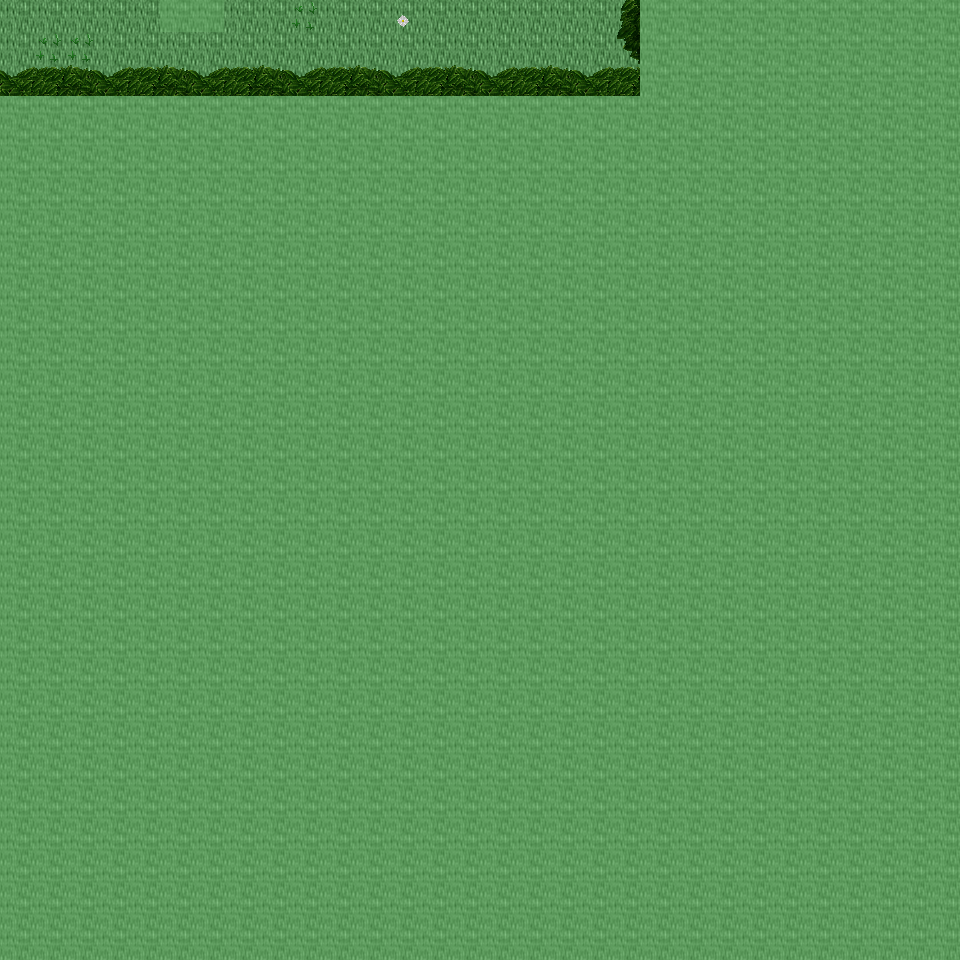

A 2D game scene composited from a Tiled map and its tileset images. What follows is a short description and the map's XML, with each tile layer's data collapsed to a summary:
An orthogonal 30x30 tile map with 32x32 px tiles, 6 tile layers (Ground, Object, Object2, Above, ...), 18 tilesets and 3 objects (3x mapchange).

<map version="1.0" orientation="orthogonal" renderorder="right-down" width="30" height="30" tilewidth="32" tileheight="32" nextobjectid="4">
  <tileset firstgid="1" name="tileset_ground_ground" tilewidth="32" tileheight="32" tilecount="33" columns="3">
    <image source="../drawable/tileset_ground_ground.png" width="96" height="352" />
  </tileset>
  <tileset firstgid="34" name="tileset_ground_grass_edges" tilewidth="32" tileheight="32" tilecount="36" columns="12">
    <image source="../drawable/tileset_ground_grass_edges.png" width="384" height="96" />
  </tileset>
  <tileset firstgid="70" name="tileset_ground_ridge_earth_pale" tilewidth="32" tileheight="32" tilecount="96" columns="12">
    <image source="../drawable/tileset_ground_ridge_earth_pale.png" width="384" height="256" />
  </tileset>
  <tileset firstgid="166" name="tileset_plant_flower_daisy_white" tilewidth="32" tileheight="32" tilecount="8" columns="2">
    <image source="../drawable/tileset_plant_flower_daisy_white.png" width="64" height="128" />
  </tileset>
  <tileset firstgid="174" name="tileset_plant_grasses" tilewidth="32" tileheight="32" tilecount="6" columns="3">
    <image source="../drawable/tileset_plant_grasses.png" width="96" height="64" />
  </tileset>
  <tileset firstgid="180" name="tileset_plant_flower_daisy_yellow" tilewidth="32" tileheight="32" tilecount="8" columns="2">
    <image source="../drawable/tileset_plant_flower_daisy_yellow.png" width="64" height="128" />
  </tileset>
  <tileset firstgid="188" name="tileset_ground_rock_pebbles" tilewidth="32" tileheight="32" tilecount="3" columns="1">
    <image source="../drawable/tileset_ground_rock_pebbles.png" width="32" height="96" />
  </tileset>
  <tileset firstgid="191" name="tileset_plant_tree_tree_darkgreen" tilewidth="32" tileheight="32" tilecount="88" columns="8">
    <image source="../drawable/tileset_plant_tree_tree_darkgreen.png" width="256" height="352" />
  </tileset>
  <tileset firstgid="279" name="tileset_ground_grass_corners" tilewidth="32" tileheight="32" tilecount="24" columns="6">
    <image source="../drawable/tileset_ground_grass_corners.png" width="192" height="128" />
  </tileset>
  <tileset firstgid="303" name="tileset_ground_cobbled_paving" tilewidth="32" tileheight="32" tilecount="1" columns="1">
    <image source="../drawable/tileset_ground_cobbled_paving.png" width="32" height="32" />
  </tileset>
  <tileset firstgid="304" name="tileset_building_decoration_rocks_2" tilewidth="32" tileheight="32" tilecount="2" columns="1">
    <image source="../drawable/tileset_building_decoration_rocks_2.png" width="32" height="64" />
  </tileset>
  <tileset firstgid="306" name="tileset_plant_bush_bushes" tilewidth="32" tileheight="32" tilecount="10" columns="5">
    <image source="../drawable/tileset_plant_bush_bushes.png" width="160" height="64" />
  </tileset>
  <tileset firstgid="316" name="tileset_plant_stump_rectangular" tilewidth="32" tileheight="32" tilecount="4" columns="2">
    <image source="../drawable/tileset_plant_stump_rectangular.png" width="64" height="64" />
  </tileset>
  <tileset firstgid="320" name="tileset_item_corpse_huge_animal" tilewidth="32" tileheight="32" tilecount="16" columns="2">
    <image source="../drawable/tileset_item_corpse_huge_animal.png" width="64" height="256" />
  </tileset>
  <tileset firstgid="336" name="tileset_logic_collision" tilewidth="32" tileheight="32" tilecount="1" columns="1">
    <image source="../drawable/tileset_logic_collision.png" width="32" height="32" />
  </tileset>
  <tileset firstgid="337" name="tileset_ground_rock_mossy_rubble" tilewidth="32" tileheight="32" tilecount="9" columns="3">
    <image source="../drawable/tileset_ground_rock_mossy_rubble.png" width="96" height="96" />
  </tileset>
  <tileset firstgid="346" name="tileset_ground_grass_2" tilewidth="32" tileheight="32" tilecount="21" columns="3">
    <image source="../drawable/tileset_ground_grass_2.png" width="96" height="224" />
  </tileset>
  <tileset firstgid="367" name="tileset_ground_green_paving" tilewidth="32" tileheight="32" tilecount="18" columns="3">
    <image source="../drawable/tileset_ground_green_paving.png" width="96" height="192" />
  </tileset>
  <layer name="Ground" width="30" height="30">
    <data>[900 cells, 120 non-empty, 1 distinct tile ids]</data>
  </layer>
  <layer name="Object" width="30" height="30">
    <data>[900 cells, 1 non-empty, 1 distinct tile ids]</data>
  </layer>
  <layer name="Object2" width="30" height="30">
    <data>[900 cells, 3 non-empty, 3 distinct tile ids]</data>
  </layer>
  <layer name="Above" width="30" height="30">
    <data>[900 cells, 84 non-empty, 18 distinct tile ids]</data>
  </layer>
  <layer name="Above2" width="30" height="30">
    <data>[900 cells, 0 non-empty, 0 distinct tile ids]</data>
  </layer>
  <layer name="Walkable" width="30" height="30">
    <data>[900 cells, 842 non-empty, 1 distinct tile ids]</data>
  </layer>
  <objectgroup name="MapEvents">
    <object id="1" name="north" type="mapchange" x="0" y="0" width="160" height="32">
      <properties>
        <property name="map" value="0_ados_mountain_n2_w2_x2_y1" />
        <property name="place" value="south" />
      </properties>
    </object>
    <object id="2" name="north2" type="mapchange" x="224" y="0" width="416" height="32">
      <properties>
        <property name="map" value="0_ados_mountain_n2_w2_x2_y1" />
        <property name="place" value="south2" />
      </properties>
    </object>
    <object id="3" name="west" type="mapchange" x="0" y="0" width="32" height="96">
      <properties>
        <property name="map" value="0_ados_mountain_n2_w2_x1_y2" />
        <property name="place" value="east" />
      </properties>
    </object>
  </objectgroup>
</map>
